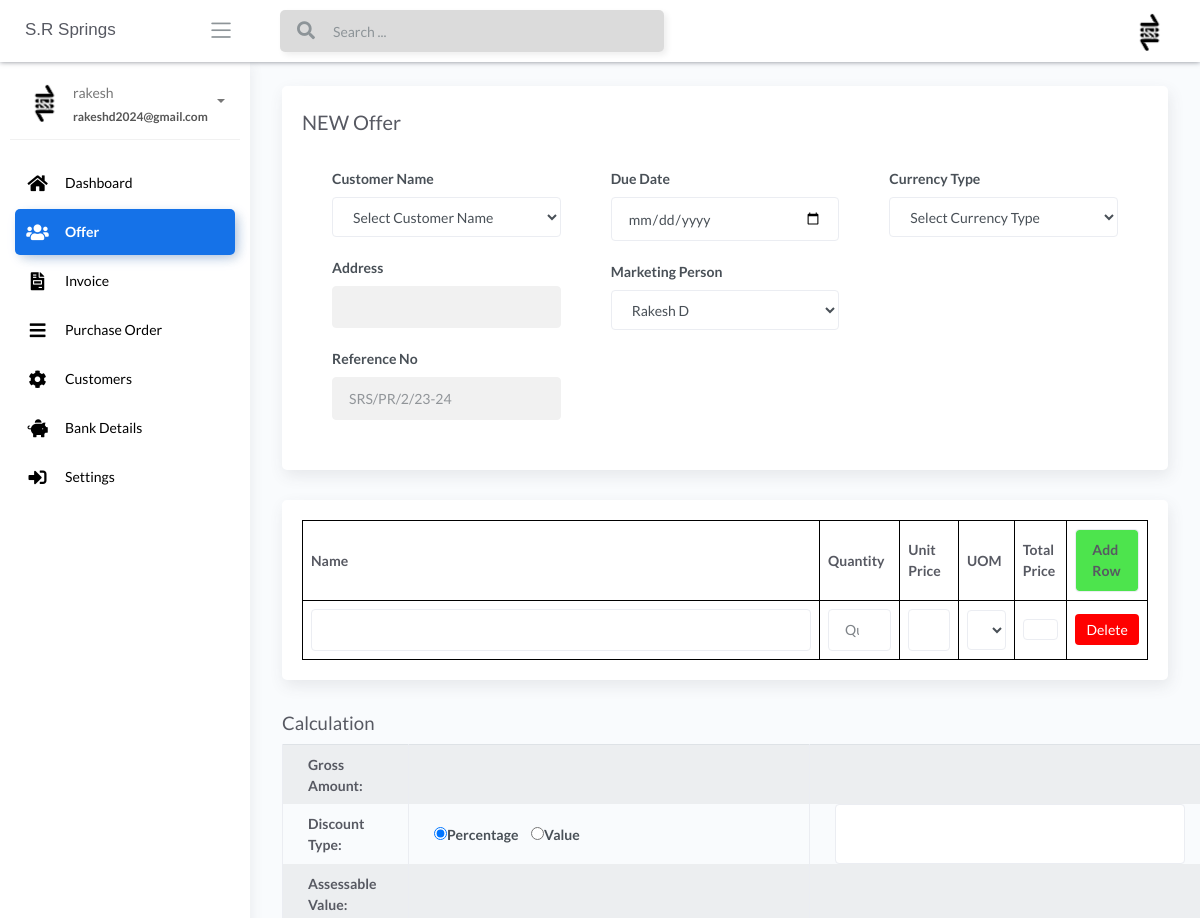
The page /offer-addoffer (signed in, upper part) on the database as committed earlier.
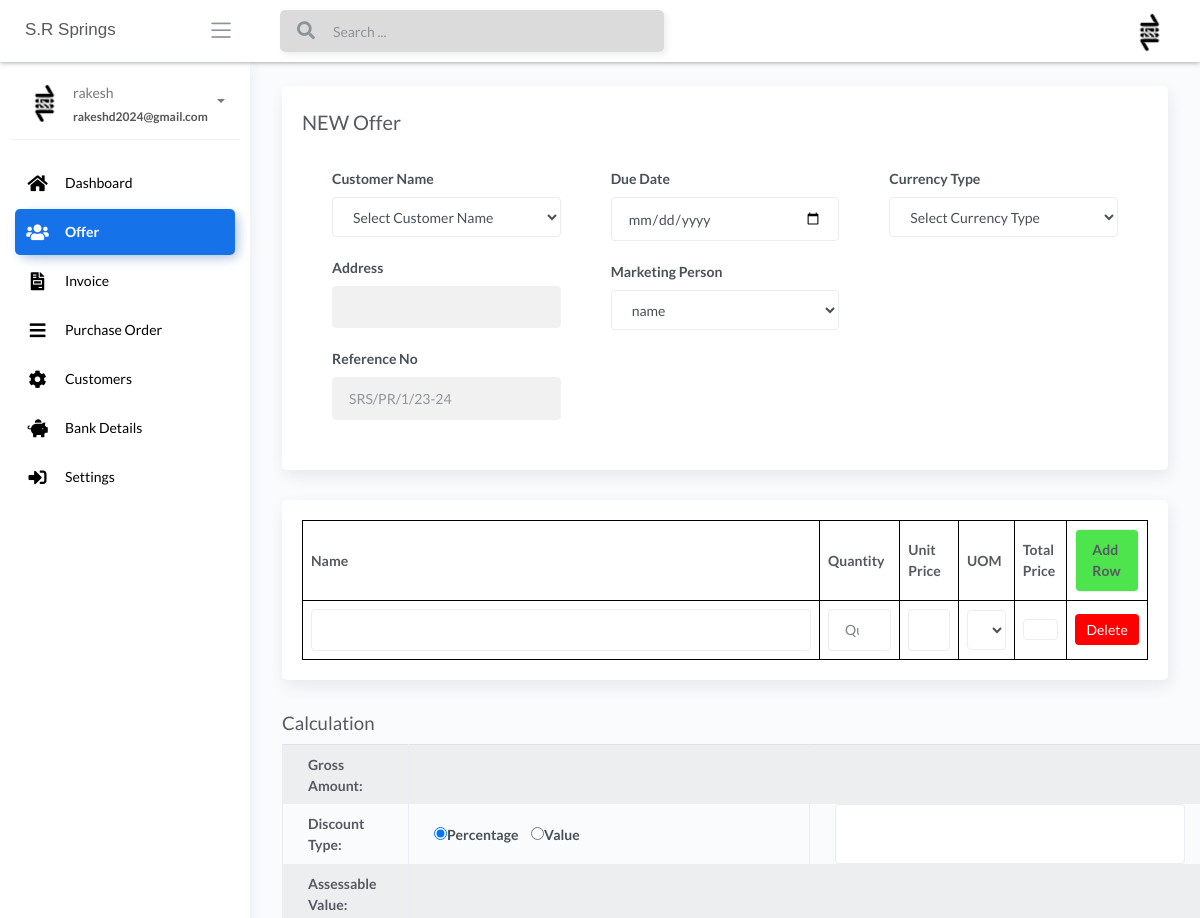
The same page on the database as committed later.
### apps/home/models.py (models this page shows, shortened)
class BankDetails(db.Model):
    __tablename__ = "BankDetails"
    id = db.Column(db.Integer, primary_key=True)
    supplier_name = db.Column(db.String())
    supplier_role = db.Column(db.String())
    supplier_contact_no = db.Column(db.String())
    suppliers_gstin_number = db.Column(db.String())
    suppliers_pan_number = db.Column(db.String())
    suppliers_hsn_code = db.Column(db.String())
    suppliers_state_code = db.Column(db.String())
    suppliers_bank = db.Column(db.String())
    suppliers_account_no = db.Column(db.String())
    suppliers_ifsc_code = db.Column(db.String())
    nature_of_account = db.Column(db.String())

### apps/home/routes.py (the view, shortened to what this page needs)
@blueprint.route('/offer-addoffer', methods=['GET', 'POST'])
@login_required
def create():
    if request.method == 'GET':
        users = CustomerMaster.query.all()
        details = BankDetails.query.filter_by(id=1).first()
        addOffer = AddOffer.query.all()
        Quatationnumber = len(addOffer)
        Quatationnumber += 1
        return render_template('home/add-offer.html',details=details,users=users, offer_json=None,Quatationnumber=Quatationnumber, addOffer_database=None,segment='offer-addoffer')

### apps/__init__.py (called while the page is built)
def configure_database(app):
    @app.before_first_request
    def initialize_database():
        db.create_all()
    @app.teardown_request
    def shutdown_session(exception=None):
        db.session.remove()

### apps/authentication/models.py (called while the page is built)
@login_manager.user_loader
def user_loader(id):
    return Users.query.filter_by(id=id).first()

### apps/templates/home/add-offer.html (shortened to what the changed rows need)
{% extends "layouts/base.html" %}
{% block content %}
<div class="content">
    <div class="page-inner">
        <form action='' method="POST">
			<section class="content">
				<div class="page-section">
					<div class="card card-fluid">
						<div class="card-body">
							<div class="card-body">
								<div class="row">
									<div class="col-md-6 col-lg-4">
										<div class="form-group">
											<label>Reference No</label>
											<input type="text" name="quotation_number_offer" id="quotation_number_offer" class="form-control"
												value="{% if Quatationnumber == 0 %}{{ addOffer_database.quotation_number_offer }}{% else %}{{ Quatationnumber }}{% endif %}"
												readonly />
										</div>
									</div>
									<div class="col-md-6 col-lg-4">
										<div class="form-group">
											<tr>
												<td>
													<select name="marketing_Person_offer" id="marketing_Person_offer" class="form-control">
														<option >{{ details.supplier_name }}</option>
													  </select>
												</td>
											</tr>
										</div>
									</div>
								</div>
							</div>
						</div>
					</div>
				</div>
			</section>
		<section class="content">
			<div class="page-section">
				<div class="card card-fluid">
					<div class="card-body">
						<table style="width: 100%;" id="product-table">
							<thead>
								<tr>
									<th>Name</th>
									<th>Quantity</th>
									<th>Unit Price</th>
									<th>UOM</th>
									<th>Total Price</th>
									<th><a id="add-row" class="form-control button-like"
											style="background-color: rgb(77, 228, 77); cursor: pointer;">Add Row</a></th>
								</tr>
							</thead>
						</table>
					</div>
				</div>
		</section>
		<section class="content">
			<div id="calculation-container">
				<table class="table table-striped table-bordered table-lg">
					<tr>
						<th>Gross Amount:</th>
					</tr>
					<tr>
						<th>Discount Type:</th>
					</tr>
					<tr>
						<th>Assessable Value:</th>
					</tr>
				</table>
		</section>
    </form>
    </div>
</div>
{% endblock content %}

Rows that differ between the two databases and show on the page:
changed BankDetails: marketing_Person_offer "Rakesh D" → "name"
Other text that changed with them:
form field quotation_number_offer: "SRS/PR/2/23-24" → "SRS/PR/1/23-24"
